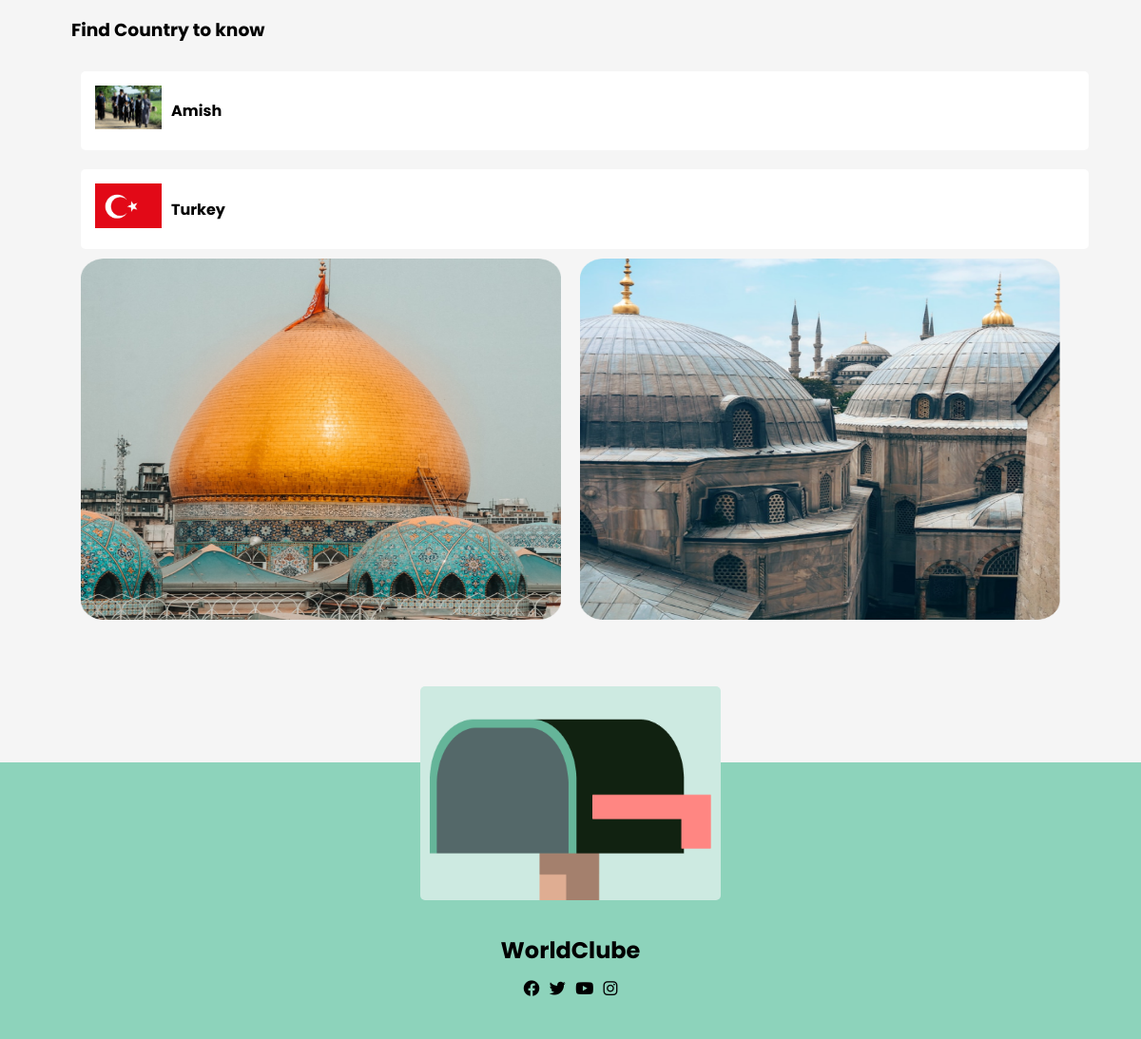
Before: / (lower part) with the older database file.
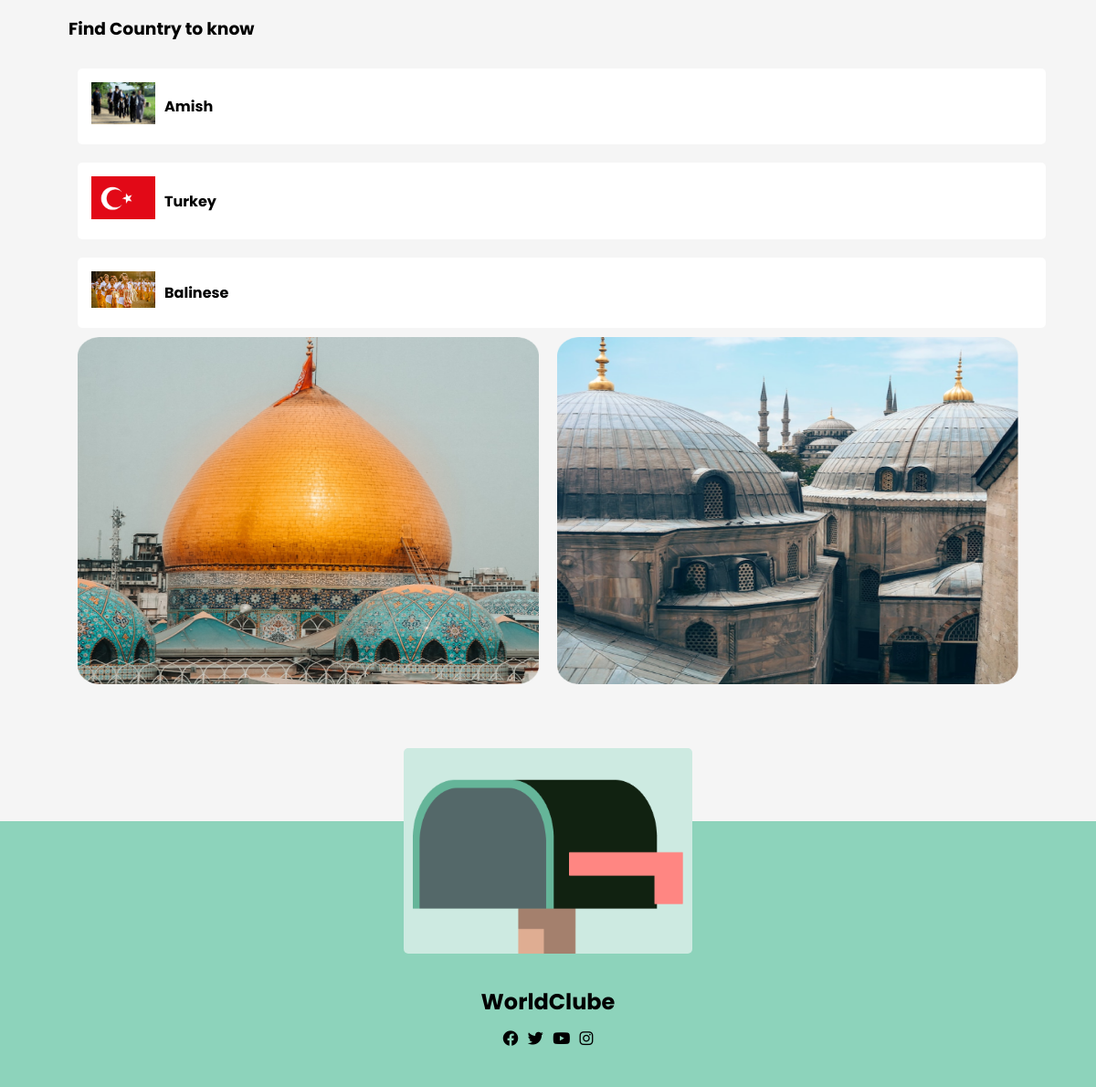
After: the same page with the newer database file.
### country/models.py (models this page shows, shortened)
class People(models.Model):
    name = models.CharField(max_length=100  )
    description = models.TextField(null=True ,blank=True )
    image = models.ImageField(upload_to='images/' , null=True , blank=True )
    image1 = models.ImageField(upload_to='images/' , null=True , blank=True )
    image2 = models.ImageField(upload_to='images/' , null=True , blank=True )

### home/views.py (the view)
# urls.py: path('' , views.home , name='home'),
def home(request):
     x = {'people': People.objects.all()[:3]  }
     return render(request , 'home.html' , x)

### templates/home.html (shortened to what this page needs)
<!DOCTYPE html>
<html>
<head>
{% load static %}
<link rel="stylesheet" href="{% static 'css/HomeC2.css' %}">
<link rel="stylesheet" href="https://cdnjs.cloudflare.com/ajax/libs/font-awesome/6.2.1/css/all.min.css"/>
</head>
<body>
    {% load static %}
<div class="continer">
{% load static %}
<h3 class="title">Find Country to know</h3>
{% for x in people %}
{% if x.image %}
<div class="countrys">
    <div class="country">
        <a href="{% url 'index' id=x.id %}">
            {% load static %}
            <img src='{{x.image.url}}'/></a>
        <a href="{% url 'index' id=x.id %}"><h4 class="contryT">{{x.name}}</h4></a>
    </div>
</div>
{% endif %}
{% endfor %}
<div class="img-con">
    {% load static %}
    <img src="{% static 'img/15.png' %}">
    <img src="{% static 'img/16.png' %}">
</div>
</div>
<footer>
    <div class="continer">
    {% load static %}
    <img src="{% static 'img/26.png' %}" class="footer-img"/>
    </div>
    <h2>WorldClube</h2>
    <div class='soc'>
    <a href="#"><i class="fab fa-facebook"></i></a>
    <a href="#"><i class="fab fa-twitter"></i></a>
    <a href="#"><i class="fab fa-youtube"></i></a>
    <a href="#"><i class="fab fa-instagram"></i></a>
    </div>
    </footer>
</body>
</html>

Changed rows visible on the page:
added People: image (picture), name "Balinese"
